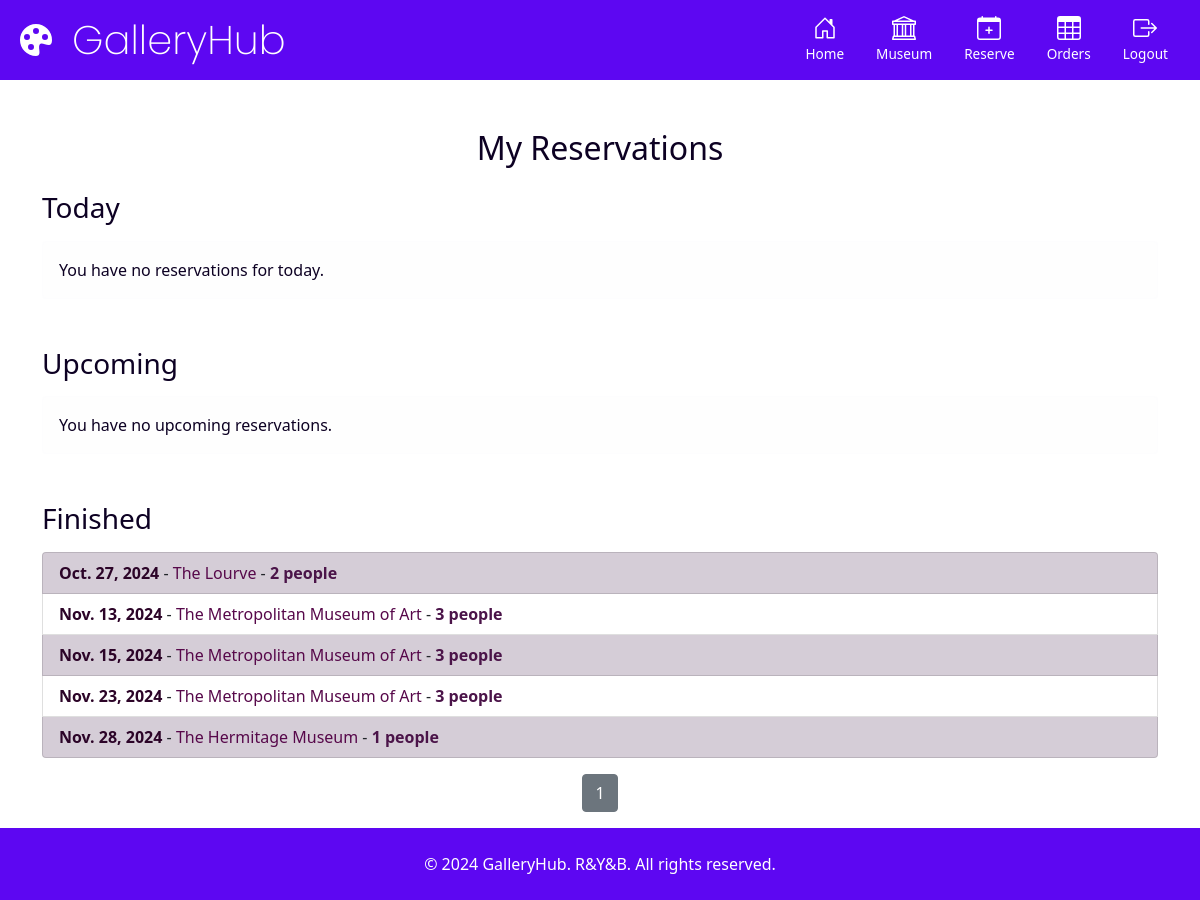
The page /reservation/myreservations/ (signed in) on the database its author committed.
### core/models.py (models this page shows, shortened)
class ReservationOrder(models.Model):
    id = models.UUIDField(primary_key=True, default=uuid.uuid4, editable=False)
    user_name =  models.ForeignKey(CustomUser, on_delete=models.CASCADE, related_name="reservation")
    gallery = models.ForeignKey(Gallery, on_delete=models.CASCADE, related_name="reservation")
    created_time = models.TimeField(auto_now_add=True)
    order_date = models.DateField()
    num_people = models.PositiveIntegerField(
        default=1,
        validators=[MinValueValidator(1), MaxValueValidator(5)]
    )

class Gallery(models.Model):
    gallery_name = models.CharField(max_length=300, primary_key=True)
    location = models.CharField(max_length=50)
    description = models.TextField(default="gallery description")
    image = models.ImageField(upload_to='img/gallery', default='img/gallery/default.jpg')
    visitor_capacity = models.IntegerField(default=300)
    rating = models.FloatField(default=3.0)
    def __str__(self):
        return self.gallery_name

### core/views.py (the view, shortened to what this page needs)
# urls.py: path('reservation/myreservations/', views.view_my_reservation, name='my_reservation'),
@login_required
def view_my_reservation(request):
    today = date.today()
    todays_reservations = ReservationOrder.objects.filter(
        user_name=request.user,
        order_date=today
    ).order_by('order_date')
    upcoming_reservations_list = ReservationOrder.objects.filter(
        user_name=request.user,
        order_date__gt=today
    ).order_by('order_date')
    finished_reservations_list = ReservationOrder.objects.filter(
        user_name=request.user,
        order_date__lt=today
    ).order_by('order_date')
    upcoming_paginator = Paginator(upcoming_reservations_list, 3)
    finished_paginator = Paginator(finished_reservations_list, 5)
    upcoming_page_number = request.GET.get('upcoming_page')
    finished_page_number = request.GET.get('finished_page')
    upcoming_reservations = upcoming_paginator.get_page(upcoming_page_number)
    finished_reservations = finished_paginator.get_page(finished_page_number)
    return render(request, 'my_reservations.html', {
        'todays_reservations': todays_reservations,
        'upcoming_reservations': upcoming_reservations,
        'finished_reservations': finished_reservations
    })

### core/templates/my_reservations.html (shortened to what this page needs)
{% extends "base.html" %}
{% block content %}
<div class="container mt-5">
    <h2 class="text-center mb-4 text-purple">My Reservations</h2>
    <div class="mb-5">
        <h3 class="mb-3 text-purple">Today</h3>
        {% if todays_reservations %}
            <ul class="list-group">
                {% for reservation in todays_reservations %}
                    <li class="list-group-item {% cycle 'bg-light-purple' 'bg-white' %}">
                        <span class="reservation-date">{{ reservation.order_date }}</span>
                        - <span class="reservation-gallery">{{ reservation.gallery }}</span>
                        - <span class="reservation-people">{{ reservation.num_people }} people</span>
                    </li>
                {% endfor %}
            </ul>
        {% else %}
            <div class="alert alert-light text-purple" role="alert">
                You have no reservations for today.
            </div>
        {% endif %}
    </div>
    <div class="mb-5">
        <h3 class="mb-3 text-purple">Upcoming</h3>
        {% if upcoming_reservations %}
            <ul class="list-group">
                {% for reservation in upcoming_reservations %}
                    <li class="list-group-item {% cycle 'bg-light-purple' 'bg-white' %} d-flex justify-content-between align-items-center">
                        <div>
                            <span class="reservation-date">{{ reservation.order_date }}</span>
                            - <span class="reservation-gallery">{{ reservation.gallery }}</span>
                            - <span class="reservation-people">{{ reservation.num_people }} people</span>
                        </div>
                        <form method="post" style="margin: 0;">
                            {% csrf_token %}
                            <input type="hidden" name="delete_reservation_id" value="{{ reservation.id }}">
                            <button type="submit" class="btn btn-sm btn-purple" onclick="return confirm('Are you sure you want to delete this reservation?')">Delete</button>
                        </form>
                    </li>
                {% endfor %}
            </ul>
            <nav aria-label="Upcoming Reservations Pagination" class="mt-3">
                <ul class="pagination justify-content-center">
                    {% if upcoming_reservations.has_previous %}
                        <li class="page-item">
                            <a class="page-link text-dark border-secondary" href="?upcoming_page={{ upcoming_reservations.previous_page_number }}">Previous</a>
                        </li>
                    {% endif %}
                    {% for num in upcoming_reservations.paginator.page_range %}
                        {% if num == upcoming_reservations.number %}
                            <li class="page-item active">
                                <span class="page-link bg-secondary text-white border-secondary">{{ num }}</span>
                            </li>
                        {% else %}
                            <li class="page-item">
                                <a class="page-link text-dark border-secondary" href="?upcoming_page={{ num }}">{{ num }}</a>
                            </li>
                        {% endif %}
                    {% endfor %}
                    {% if upcoming_reservations.has_next %}
                        <li class="page-item">
                            <a class="page-link text-dark border-secondary" href="?upcoming_page={{ upcoming_reservations.next_page_number }}">Next</a>
                        </li>
                    {% endif %}
                </ul>
            </nav>
        {% else %}
            <div class="alert alert-light text-purple" role="alert">
                You have no upcoming reservations.
            </div>
        {% endif %}
    </div>
    <div>
        <h3 class="mb-3 text-purple">Finished</h3>
        {% if finished_reservations %}
            <ul class="list-group">
                {% for reservation in finished_reservations %}
                    <li class="list-group-item {% cycle 'bg-light-purple' 'bg-white' %}">
                        <span class="reservation-date">{{ reservation.order_date }}</span>
                        - <span class="reservation-gallery">{{ reservation.gallery }}</span>
                        - <span class="reservation-people">{{ reservation.num_people }} people</span>
                    </li>
                {% endfor %}
            </ul>
            <nav aria-label="Finished Reservations Pagination" class="mt-3">
                <ul class="pagination justify-content-center">
                    {% for num in finished_reservations.paginator.page_range %}
                        {% if num == finished_reservations.number %}
                            <li class="page-item active">
                                <span class="page-link bg-secondary text-white border-secondary">{{ num }}</span>
                            </li>
                        {% else %}
                            <li class="page-item">
                                <a class="page-link text-dark border-secondary" href="?finished_page={{ num }}">{{ num }}</a>
                            </li>
                        {% endif %}
                    {% endfor %}
                </ul>
            </nav>
        {% else %}
            <div class="alert alert-light text-purple" role="alert">
                You have no finished reservations.
            </div>
        {% endif %}
    </div>
</div>
{% endblock %}

### core/templates/base.html (style rules this page uses)
body, html { height: 100%; margin: 0; display: flex; flex-direction: column; }

### core/templates/my_reservations.html (style rules this page uses)
.text-purple { color: #0d0123; }
.bg-light-purple { background-color: #d1c8d3e4; }
.reservation-date { color: #2c0428; font-weight: bold; }
.reservation-gallery { color: #57084a; }
.reservation-people { color: #4b1449; font-weight: bold; }

### rows shown on the page
ReservationOrder: order_date "Oct. 27, 2024", gallery "The Lourve", num_people "2"
ReservationOrder: order_date "Nov. 13, 2024", gallery "The Metropolitan Museum of Art", num_people "3"
ReservationOrder: order_date "Nov. 15, 2024", gallery "The Metropolitan Museum of Art", num_people "3"
ReservationOrder: order_date "Nov. 23, 2024", gallery "The Metropolitan Museum of Art", num_people "3"
ReservationOrder: order_date "Nov. 28, 2024", gallery "The Hermitage Museum", num_people "1"

### other values the page prints
{{ num }} "1"
